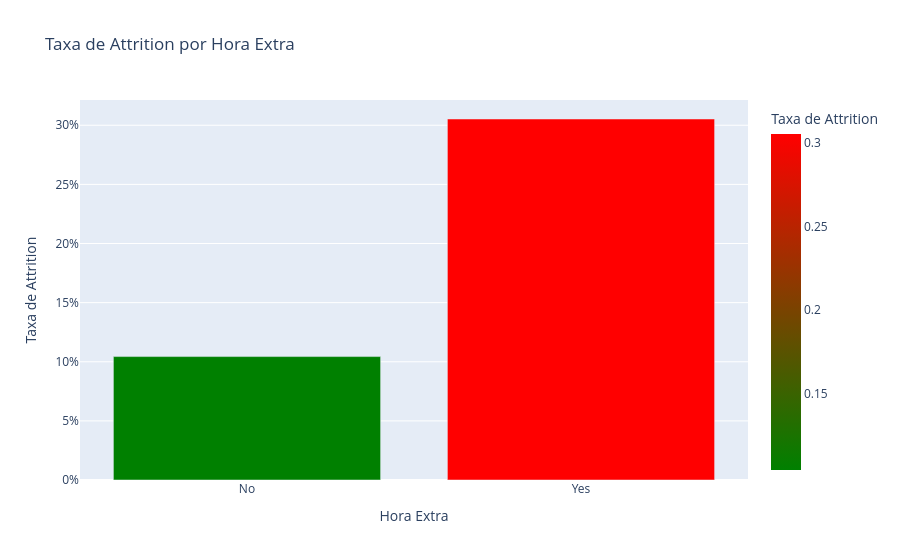

The notebook cell saved with this chart:
### Code cell
# Taxa de attrition por OverTime
ot_attrition = df.groupby('OverTime')['Attrition'].apply(
    lambda x: (x == 'Yes').mean()
).reset_index()
ot_attrition.columns = ['Hora Extra', 'Taxa de Attrition']

fig = px.bar(ot_attrition, x='Hora Extra', y='Taxa de Attrition',
             title='Taxa de Attrition por Hora Extra',
             color='Taxa de Attrition', color_continuous_scale=['green', 'red'])
fig.update_layout(yaxis_tickformat='.0%')
fig.show()

### Figure 1 — Plotly figure (JSON) as saved in the notebook; plotly's stock layout.template omitted (floating-point values rounded to 4 significant figures)
{"data": [{"hovertemplate": "Hora Extra=%{x}<br>Taxa de Attrition=%{marker.color}<extra></extra>", "legendgroup": "", "marker": {"color": [0.1044, 0.3053], "coloraxis": "coloraxis", "pattern": {"shape": ""}}, "name": "", "orientation": "v", "showlegend": false, "textposition": "auto", "type": "bar", "x": ["No", "Yes"], "xaxis": "x", "y": [0.1044, 0.3053], "yaxis": "y"}], "layout": {"barmode": "relative", "coloraxis": {"colorbar": {"title": {"text": "Taxa de Attrition"}}, "colorscale": [[0, "green"], [1, "red"]]}, "legend": {"tracegroupgap": 0}, "title": {"text": "Taxa de Attrition por Hora Extra"}, "xaxis": {"anchor": "y", "domain": [0, 1], "title": {"text": "Hora Extra"}}, "yaxis": {"anchor": "x", "domain": [0, 1], "tickformat": ".0%", "title": {"text": "Taxa de Attrition"}}}}
